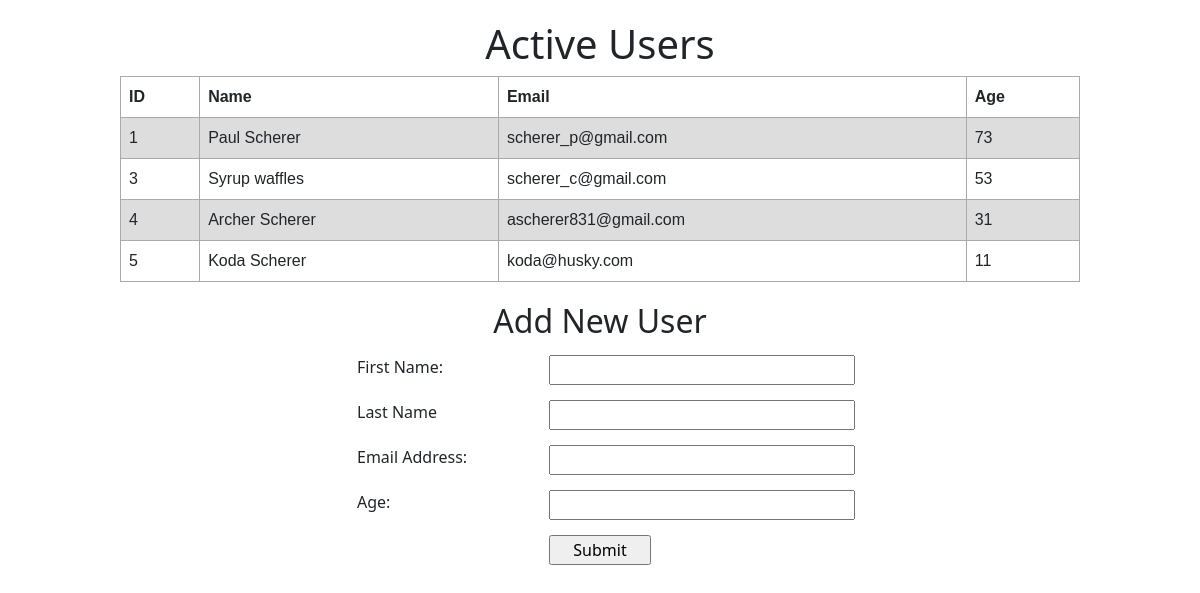
The page / on the database its author committed.
### users_app/models.py (models this page shows, shortened)
class User(models.Model):
    first_name = models.CharField(max_length=255)
    last_name = models.CharField(max_length=255)
    email_address = models.CharField(max_length=255)
    age = models.IntegerField()
    created_at = models.DateTimeField(auto_now_add=True)
    updated_at = models.DateTimeField(auto_now=True)

### users_app/views.py (the view)
# urls.py: path('', views.index),
def index(request):
    context = {'all_users': User.objects.all()
    }
    return render(request,'index.html', context)

### users_app/templates/index.html (shortened to what this page needs)
<!DOCTYPE html>
<html lang="en">
{% load static %}
<head>
    <link href="https://cdn.jsdelivr.net/npm/bootstrap@5.0.1/dist/css/bootstrap.min.css" rel="stylesheet">
    <link rel="stylesheet" href="{%static 'css/style.css'%}">
</head>
<body>
    <h1>Active Users</h1>
    <table>
        <tr>
            <th>ID</th>
            <th>Name</th>
            <th>Email</th>
            <th>Age</th>
        {% for user in all_users %}
        <tr>
            <td>{{user.id}}</td>
            <td>{{user.first_name}} {{user.last_name}}</td>
            <td>{{user.email_address}}</td>
            <td>{{user.age}}</td>
        </tr>
        {%endfor%}
    </table>
    <h2>Add New User</h2>
    <form action="/new_user" method="POST">
        <div class="form-row row justify-content-center" >
            <label class="col-2" for="first_name">First Name:</label>
            <input class="col-3" type="text" name="first_name" id="first_name" required>
        </div>
        <div class="form-row row justify-content-center">
            <label class="col-2" for="last_name">Last Name</label>
            <input class="col-3" type="text" name="last_name" id="last_name" required>
        </div>
        <div class="form-row row justify-content-center">
            <label class="col-2" for="email_address">Email Address:</label>
            <input class="col-3" type="email" name="email_address" id="email_address" required>
        </div>
        <div class="form-row row justify-content-center">
            <label class="col-2" for="age">Age:</label>
            <input class="col-3" type="number" name="age" id="age" required>
        </div>
        <div class="form-row row justify-content-center">
            <input class="col-1" type="submit" name="Add">
        </div>
    </form>
</body>
</html>

### users_app/static/css/style.css (style rules this page uses)
table { font-family: arial, sans-serif; border-collapse: collapse; width: 80%; margin-left: auto; margin-right: auto; }
td, th { border: 1px solid #aaaaaa; text-align: left; padding: 8px; }
tr:nth-child(even) { background-color: #dddddd; }
.form-row { margin-top: 15px; margin-bottom: 15px; }
h1, h2 { text-align: center; margin-top: 20px; }

### rows shown on the page
User: id "1", first_name "Paul", last_name "Scherer", email_address "scherer_p@gmail.com", age "73"
User: id "3", first_name "Syrup", last_name "waffles", email_address "scherer_c@gmail.com", age "53"
User: id "4", first_name "Archer", last_name "Scherer", email_address "ascherer831@gmail.com", age "31"
User: id "5", first_name "Koda", last_name "Scherer", email_address "koda@husky.com", age "11"
